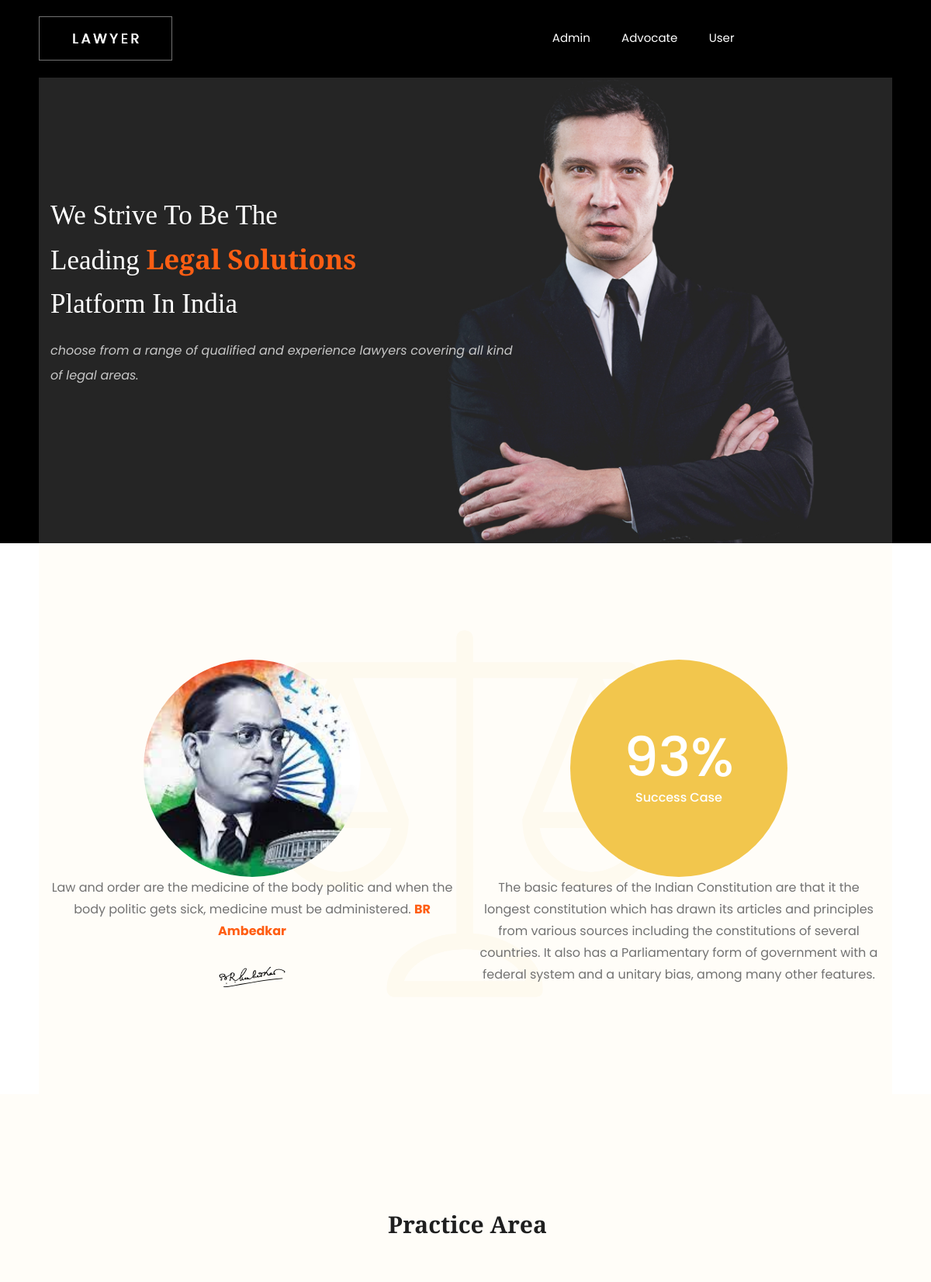
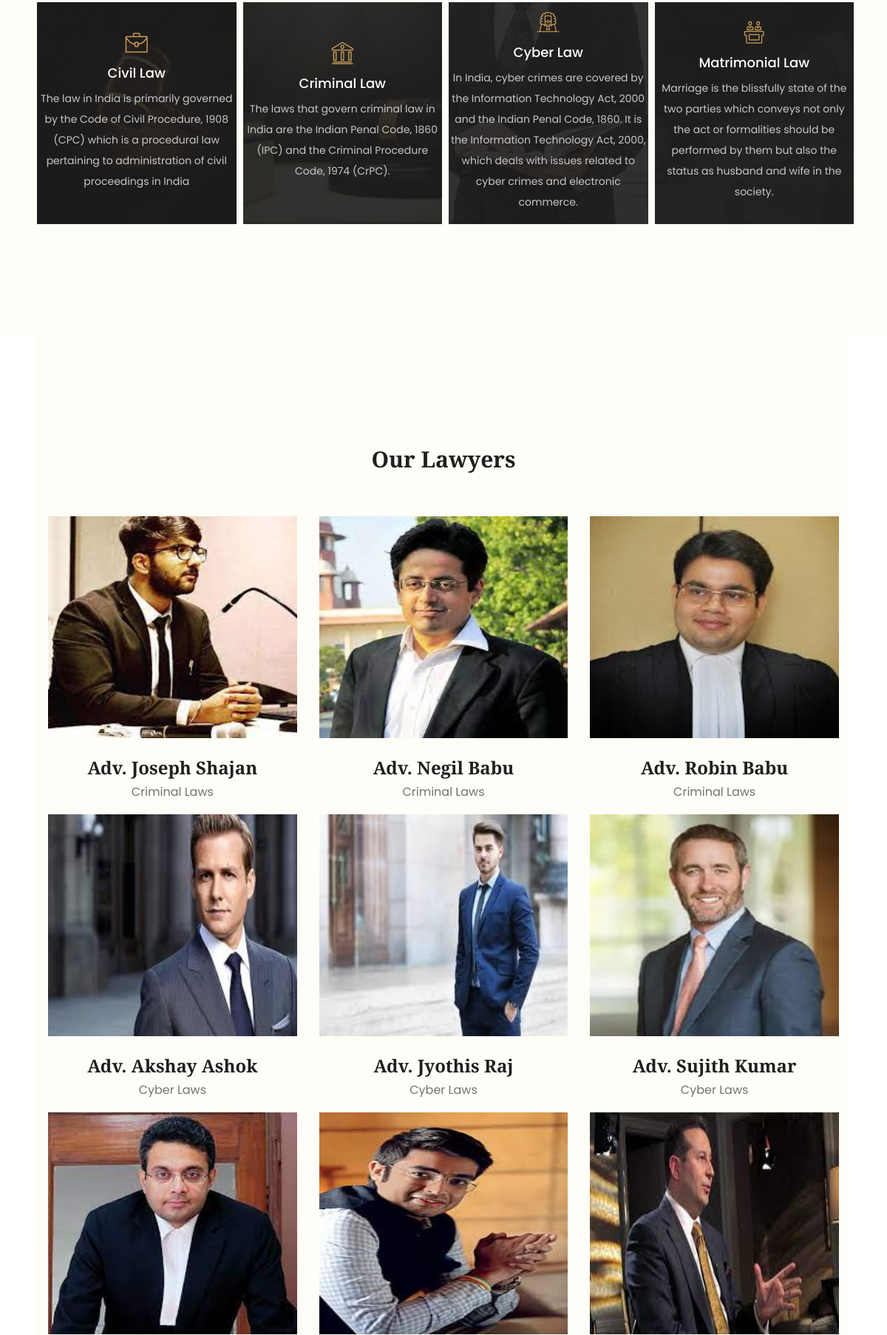
The page / (upper part) on the database its author committed (2 pictures, top to bottom).
### Advocate_app/models.py (models this page shows)
class Advocatedb(models.Model):
    adname = models.CharField(max_length=20,default='')
    mobilenumber  = models.IntegerField()
    emailid = models.CharField(max_length=20,default='')
    advocatetype = models.CharField(max_length=20,default='')
    district = models.CharField(max_length=20,default='')
    image = models.ImageField(upload_to='Image',default='null.jpg')
    username = models.CharField(max_length=20,default='')
    password = models.CharField(max_length=20,default='')
    status = models.IntegerField(default=0)

### Advocate_app/views.py (the view)
# urls.py: path('',views.homeindex, name='homeindex'),
def homeindex(request):
    data = Advocatedb.objects.all()
    return render(request,'homeindex.html',{'data':data})

### Advocate_app/templates/homeindex.html (shortened to what this page needs)
<!doctype html>
{% load static %}
<html class="no-js" lang="zxx">
<head>
    <link rel="stylesheet" href="{% static 'home/css/bootstrap.min.css' %}">
    <link rel="stylesheet" href="{% static 'home/css/owl.carousel.min.css' %}">
    <link rel="stylesheet" href="{% static 'home/css/magnific-popup.css' %}">
    <link rel="stylesheet" href="{% static 'home/css/font-awesome.min.css' %}">
    <link rel="stylesheet" href="{% static 'home/css/themify-icons.css' %}">
    <link rel="stylesheet" href="{% static 'home/css/nice-select.css' %}">
    <link rel="stylesheet" href="{% static 'home/css/flaticon.css' %}">
    <link rel="stylesheet" href="{% static 'home/css/flaticon.css' %}">
    <link rel="stylesheet" href="{% static 'home/css/gijgo.css' %}">
    <link rel="stylesheet" href="{% static 'home/css/slicknav.css' %}">
    <link rel="stylesheet" href="{% static 'home/css/style.css' %}">
</head>
<body>
    <header>
        <div class="header-area ">
            <div id="sticky-header" class="main-header-area">
                <div class="container-fluid p-0">
                    <div class="row align-items-center justify-content-between no-gutters">
                        <div class="col-xl-2 col-lg-2">
                            <div class="logo-img">
                                <a href="index.html">
                                    <img src="{% static 'home/img/logo.png' %}" alt="">
                                </a>
                            </div>
                        </div>
                        <div class="col-xl-7 col-lg-8">
                            <div class="main-menu  d-none d-lg-block">
                                <nav>
                                    <ul id="navigation">
                                        <li><a href="{% url 'adminhome' %}">Admin</a></li>
                                        <li><a href="{% url 'advocateindex' %}">Advocate</a></li>
                                        <li><a href="{% url 'userindex' %}">User</a></li>
                                    </ul>
                                </nav>
                            </div>
                        </div>
                        <div class="col-12">
                        </div>
                    </div>
                </div>
            </div>
        </div>
    </header>
    <div class="slider_area ">
        <div class="slider_area_inner slider_bg_1 d-flex align-items-center">
            <div class="container">
                <div class="row">
                    <div class="col-xl-7">
                        <div class="single_slider">
                            <div class="slider_text">
                                <h3>We Strive to be the  <br>
                                    leading <b>legal solutions </b> <br>platform in India</h3>
                                <p>choose from a range of qualified and experience lawyers covering all kind of legal areas.</p>
                            </div>
                        </div>
                    </div>
                </div>
            </div>
        </div>
    </div>
    <div class="about_area"  >
        <div class="opacity_icon d-none d-lg-block">
            <i class="flaticon-balance"></i>
        </div>
        <div class="container">
            <div class="row">
                <div class="col-xl-6 col-md-6">
                    <div class="single_about_info text-center">
                        <div class="about_thumb">
                            <img src="{% static 'home/img/about/2.jpg' %}" height="280px" alt="">
                        </div>
                        <p>Law and order are the medicine of the body politic and when the body politic gets sick, medicine must be administered. <br><b>BR Ambedkar</b> </p>
                        <div class="signature">
                            <img src="{% static 'home/img/about/sign.png' %}" width="100px" height="50px" alt="">
                        </div>
                    </div>
                </div>
                <div class="col-xl-6 col-md-6">
                    <div class="single_about_info text-center">
                        <div class="about_thumb">
                            <div class="image_hover">
                                <div class="hover_inner">
                                    <h2>93%</h2>
                                    <span>Success Case</span>
                                </div>
                            </div>
                        </div>
                        <p>The basic features of the Indian Constitution are that it the longest constitution which has drawn its articles and principles from various sources including the constitutions of several countries. It also has a Parliamentary form of government with a federal system and a unitary bias, among many other features.</p>
                    </div>
                </div>
            </div>
        </div>
    </div>
    <div class="practice_area">
        <div class="container-fluid p-0">
            <div class="row">
                <div class="col-xl-12">
                    <div class="section_title text-center mb-60">
                        <h3>Practice Area</h3>
                     </div>
                </div>
            </div>
            <div class="row no-gutters">
                <div class="col-xl-3 col-md-6">
                    <div class="single_practice">
                        <div class="practice_image">
                        </div>
                        <div class="practice_hover text-center">
                            <div class="hover_inner">
                                <i class="flaticon-case"></i>
                                <h3>Civil Law</h3>
                                <p>The law in India is primarily governed by the Code of Civil Procedure, 1908 (CPC) which is a procedural law pertaining to administration of civil proceedings in India</p>
                            </div>
                        </div>
                    </div>
                </div>
                <div class="col-xl-3 col-md-6">
                    <div class="single_practice">
                        <div class="practice_image">
                        </div>
                        <div class="practice_hover text-center">
                            <div class="hover_inner">
                                <i class="flaticon-courthouse"></i>
                                <h3>Criminal Law</h3>
                                <p>The laws that govern criminal law in India are the Indian Penal Code, 1860 (IPC) and the Criminal Procedure Code, 1974 (CrPC). </p>
                            </div>
                        </div>
                    </div>
                </div>
                <div class="col-xl-3 col-md-6">
                    <div class="single_practice">
                        <div class="practice_image">
                        </div>
                        <div class="practice_hover text-center">
                            <div class="hover_inner">
                                <i class="flaticon-judge"></i>
                                <h3>Cyber Law</h3>
                                <p>In India, cyber crimes are covered by the Information Technology Act, 2000 and the Indian Penal Code, 1860. It is the Information Technology Act, 2000,
                                     which deals with issues related to cyber crimes and electronic commerce.</p>
                            </div>
                        </div>
                    </div>
                </div>
                <div class="col-xl-3 col-md-6">
                    <div class="single_practice">
                        <div class="practice_image">
                        </div>
                        <div class="practice_hover text-center">
                            <div class="hover_inner">
                                <i class="flaticon-jury"></i>
                                <h3>Matrimonial Law</h3>
                                <p>Marriage is the blissfully state of the two parties which conveys not only the act or formalities should be performed by them but also the status as husband and wife in the society.
                                </p>
                            </div>
                        </div>
                    </div>
                </div>
            </div>
        </div>
    </div>
    <div class="our_loyers">
        <div class="container">
                <div class="row">
                        <div class="col-xl-12">
                            <div class="section_title text-center mb-60">
                                <h3>Our Lawyers</h3>
                            </div>
                        </div>
                    </div>
            <div class="row">
                {% for i in data %}
                <div class="col-xl-4 col-md-2 col-md-2">
                    <div class="single_loyers text-center">
                        <div class="thumb">
                            <img src={{i.image.url}} height="300px" width="10px" alt="">
                        </div>
                        <h3>{{i.adname}}</h3>
                        <span>{{i.advocatetype}}</span>
                    </div>
                </div>
                {% endfor %}
            </div>
        </div>
    </div>
</body>
</html>

### rows shown on the page
Advocatedb: image (picture), adname "Adv. Joseph Shajan", advocatetype "Criminal Laws"
Advocatedb: image (picture), adname "Adv. Negil Babu", advocatetype "Criminal Laws"
Advocatedb: image (picture), adname "Adv. Robin Babu", advocatetype "Criminal Laws"
Advocatedb: image (picture), adname "Adv. Akshay Ashok", advocatetype "Cyber Laws"
Advocatedb: image (picture), adname "Adv. Jyothis Raj", advocatetype "Cyber Laws"
Advocatedb: image (picture), adname "Adv. Sujith Kumar", advocatetype "Cyber Laws"
Advocatedb: image (picture)
Advocatedb: image (picture)
Advocatedb: image (picture)
